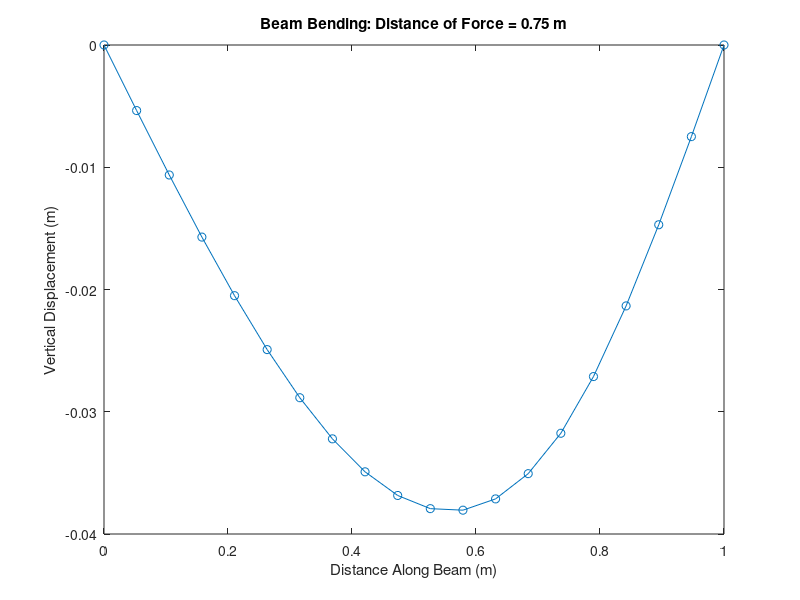

Recreate this plot in MATLAB.
% EULER-BERNOULLI BEAM BENDING
% Simon Ng
% UID: 304993160
% 22 May, 2018

% Clear MATLAB Workspace
clear all;
clc;

% Set Beam Characteristics
L = 1; % length (m)
R = 0.013; % outer radius (m)
r = 0.011; % inner radius (m)
P = 2000; % pressure (N)
d = 0.75; % location of applied pressure (m)
N = 20; % number of nodes
x = linspace(0, L, N); % location of nodes (m)
dx = x(2)-x(1); % distance between nodes

E = 70*10^9; % modulus of elasticity (N/m^2)
I = pi/4*(R^4 - r^4); % moment of inertia

% Construct A-matrix
A = zeros(N,N);
A(1,1) = 1; % left end of beam (top row)
A(N,N) = 1; % right end of beam (bottom row)
for k = 2:N-1 % inner rows of A
    A(k,k-1:k+1) = [1, -2, 1];
end

% Construct b-Matrix
b = zeros(N,1);
for j = 2:N-1 % inner rows of b
    
    % Calculate M(x)
    if x(j) >= 0 && x(j) <= d
        M(j) = -P*(L-d)*x(j)/L;
    elseif x(j) > d && x(j) <= L
        M(j) = -P*d*(L-x(j))/L;
    end
    
    % Construct b(x)
    b(j) = dx^2*M(j)/(E*I);
end
    % Set b Endpoints
    b(1) = 0;
    b(N) = 0;

% Calculate y (displacement at each node)
y = zeros(N,1);
y = -A\b;

% Calculate Error
c = min(d,L-d);
y_max_theoretical = (P*c*(L^2-c^2)^(3/2))/(9*sqrt(3)*E*I*L);
y_max_calculated = max(abs(y));
Percent_error = (y_max_calculated - y_max_theoretical)/y_max_theoretical*100;
fprintf('Percent Error: %f%%\n', Percent_error);

% Plot Deflection (y)
    % M(N) = 0; % M endpoint for graphing
    % Mmod = 0.000025*M; % scale M for visualization
figure
plot(x, y, 'o-')
xlabel('Distance Along Beam (m)');
ylabel('Vertical Displacement (m)');
title(sprintf('Beam Bending: Distance of Force = %.2f m', d));
